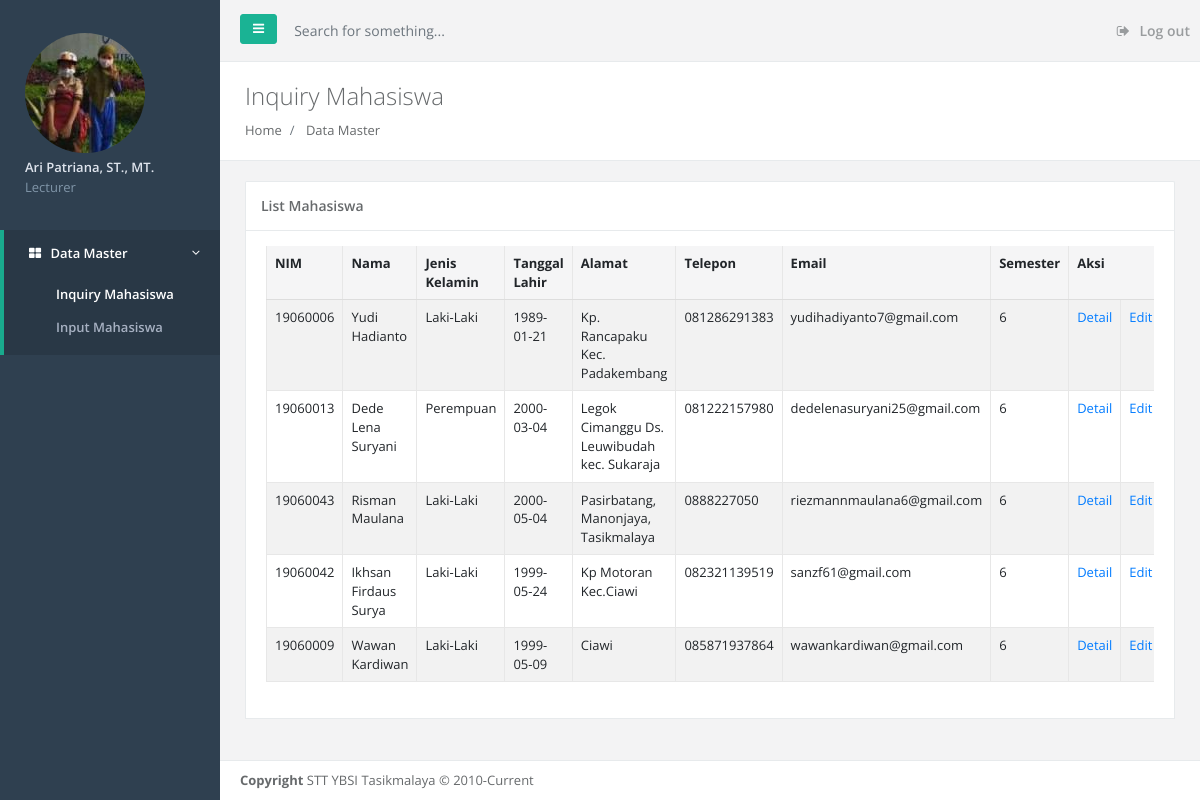
The app's page /list_mahasiswa.php with its own data.
### tables this page shows
CREATE TABLE `master_mahasiswa` (
  `id` int(11) NOT NULL,
  `nim` varchar(10) NOT NULL,
  `nama` varchar(100) NOT NULL,
  `jenis_kelamin` varchar(20) NOT NULL,
  `tanggal_lahir` date NOT NULL,
  `alamat` varchar(100) NOT NULL,
  `no_tlp` varchar(20) NOT NULL,
  `email` varchar(50) NOT NULL,
  `semester` int(11) NOT NULL
);

### list_mahasiswa.php (the view, shortened to what this page needs)
<?php include './layout/header.php'; ?>
</div>
<div class="row wrapper border-bottom white-bg page-heading">
	<div class="col-lg-10">
		<h2>Inquiry Mahasiswa</h2>
		<ol class="breadcrumb">
			<li class="breadcrumb-item">
				<a href="index.html">Home</a>
			</li>
			<li class="breadcrumb-item">
				<a>Data Master</a>
			</li>
		</ol>
	</div>
</div>
<div class="wrapper wrapper-content animated fadeInRight">
	<div class="row">
		<div class="col-lg-12">
			<div class="ibox ">
				<div class="ibox-title">
					<h5>List Mahasiswa</h5>
				</div>
				<div class="ibox-content">
					<div class="table-responsive">
						<table class="table table-striped table-bordered table-hover dataTables-example">
							<thead>
								<tr>
									<th>NIM</th>
									<th>Nama</th>
									<th>Jenis Kelamin</th>
									<th>Tanggal Lahir</th>
									<th>Alamat</th>
									<th>Telepon</th>
									<th>Email</th>
									<th>Semester</th>
									<th colspan="3">Aksi</th>
								</tr>
							</thead>
							<tbody>
								<?php
								include 'mysql_connect.php';
								$select_query = "SELECT * FROM master_mahasiswa";
								$result = mysqli_query($conn, $select_query);
								if ($result) {
									while ($row = mysqli_fetch_array($result)) { ?>
										<tr>
											<td><?= $row['nim'] ?></td>
											<td><?= $row['nama'] ?></td>
											<td><?= $row['jenis_kelamin'] == 'Laki-Laki' ? 'Laki-Laki' : 'Perempuan' ?></td>
											<td><?= $row['tanggal_lahir'] ?></td>
											<td><?= $row['alamat'] ?></td>
											<td><?= $row['no_tlp'] ?></td>
											<td><?= $row['email'] ?></td>
											<td><?= $row['semester'] ?></td>
											<td><a href="detail_mahasiswa.php?action_menu=DETAIL&id=<?= $row['id'] ?>">Detail</a></td>
											<td><a href="edit_mahasiswa.php?action_menu=EDIT&id=' . $row['id'] . '">Edit</a></td>
										</tr>
								<?php
									}
								} else {
									echo "Gagal Menarik Data";
								}
								?>
							</tbody>
						</table>
					</div>
				</div>
			</div>
		</div>
	</div>
</div>
<?php include './layout/footer.php'; ?>

### layout/header.php (shortened to what this page needs)
<!DOCTYPE html>
<html>
	<head>
		<link href="layout/css/bootstrap.min.css" rel="stylesheet">
		<link href="layout/font-awesome/css/font-awesome.css" rel="stylesheet">
		<link href="layout/css/plugins/iCheck/custom.css" rel="stylesheet">
		<link href="layout/css/animate.css" rel="stylesheet">
		<link href="layout/css/style.css" rel="stylesheet">
		<link href="layout/css/plugins/datapicker/datepicker3.css" rel="stylesheet">
	</head>
	<body>
		<div id="wrapper">
			 <nav class="navbar-default navbar-static-side" role="navigation">
					<div class="sidebar-collapse">
						<ul class="nav metismenu" id="side-menu">
							<li class="nav-header">
								<div class="dropdown profile-element">
									<img alt="image" class="rounded-circle" src="layout/img/pppari.jpg"/>
									<a data-toggle="dropdown" class="dropdown-toggle" href="#">
										<span class="block m-t-xs font-bold">Ari Patriana, ST., MT.</span>
										<span class="text-muted text-xs block">Lecturer</span>
									</a>
								</div>
							</li>
							<?php
								include 'menu.php';
							?>
						</ul>
					</div>
			</nav>
			<div id="page-wrapper" class="gray-bg">
				<div class="row border-bottom">
					<nav class="navbar navbar-static-top" role="navigation" style="margin-bottom: 0">
						<div class="navbar-header">
							<a class="navbar-minimalize minimalize-styl-2 btn btn-primary " href="#"><i class="fa fa-bars"></i> </a>
							<form role="search" class="navbar-form-custom" action="search_results.html">
								<div class="form-group">
									<input type="text" placeholder="Search for something..." class="form-control" name="top-search" id="top-search">
								</div>
							</form>
						</div>
						<ul class="nav navbar-top-links navbar-right">
							<li>
								<a href="#">
									<i class="fa fa-sign-out"></i> Log out
								</a>
							</li>
						</ul>
					</nav>

### layout/menu.php
<?php
	$active_page = basename($_SERVER['PHP_SELF'], ".php");
?>
<li class="active">
	<a href="index.php">
	<i class="fa fa-th-large"></i> <span class="nav-label">Data Master</span> <span class="fa arrow"></span></a>
	<ul class="nav nav-second-level collapse">
		<li class="<?php if ($active_page=="list_mahasiswa") {echo "active"; } else  {echo "";}?>"><a href="list_mahasiswa.php">Inquiry Mahasiswa</a></li>
		<li class="<?php if ($active_page=="input_mahasiswa" || $active_page=="edit_mahasiswa") {echo "active"; } else  {echo "";}?>"><a href="input_mahasiswa.php?action_menu=INSERT">Input Mahasiswa</a></li>
	</ul>
</li>

### layout/footer.php
		<div class="footer">
			<div>
				<strong>Copyright</strong> STT YBSI Tasikmalaya &copy; 2010-Current
			</div>
		</div>
</div>
</div>
</body>
</html>

### records on screen
master_mahasiswa: nim "19060006", nama "Yudi Hadianto", jenis_kelamin "Laki-Laki", tanggal_lahir "1989-01-21", alamat "Kp. Rancapaku Kec. Padakembang", no_tlp "081286291383", email "yudihadiyanto7@gmail.com", semester "6"
master_mahasiswa: nim "19060013", nama "Dede Lena Suryani", jenis_kelamin "Perempuan", tanggal_lahir "2000-03-04", alamat "Legok Cimanggu Ds. Leuwibudah kec. Sukaraja", no_tlp "081222157980", email "dedelenasuryani25@gmail.com", semester "6"
master_mahasiswa: nim "19060043", nama "Risman Maulana", jenis_kelamin "Laki-Laki", tanggal_lahir "2000-05-04", alamat "Pasirbatang, Manonjaya, Tasikmalaya", no_tlp "0888227050", email "riezmannmaulana6@gmail.com", semester "6"
master_mahasiswa: nim "19060042", nama "Ikhsan Firdaus Surya", jenis_kelamin "Laki-Laki", tanggal_lahir "1999-05-24", alamat "Kp Motoran Kec.Ciawi", no_tlp "082321139519", email "sanzf61@gmail.com", semester "6"
master_mahasiswa: nim "19060009", nama "Wawan Kardiwan", jenis_kelamin "Laki-Laki", tanggal_lahir "1999-05-09", alamat "Ciawi", no_tlp "085871937864", email "wawankardiwan@gmail.com", semester "6"
